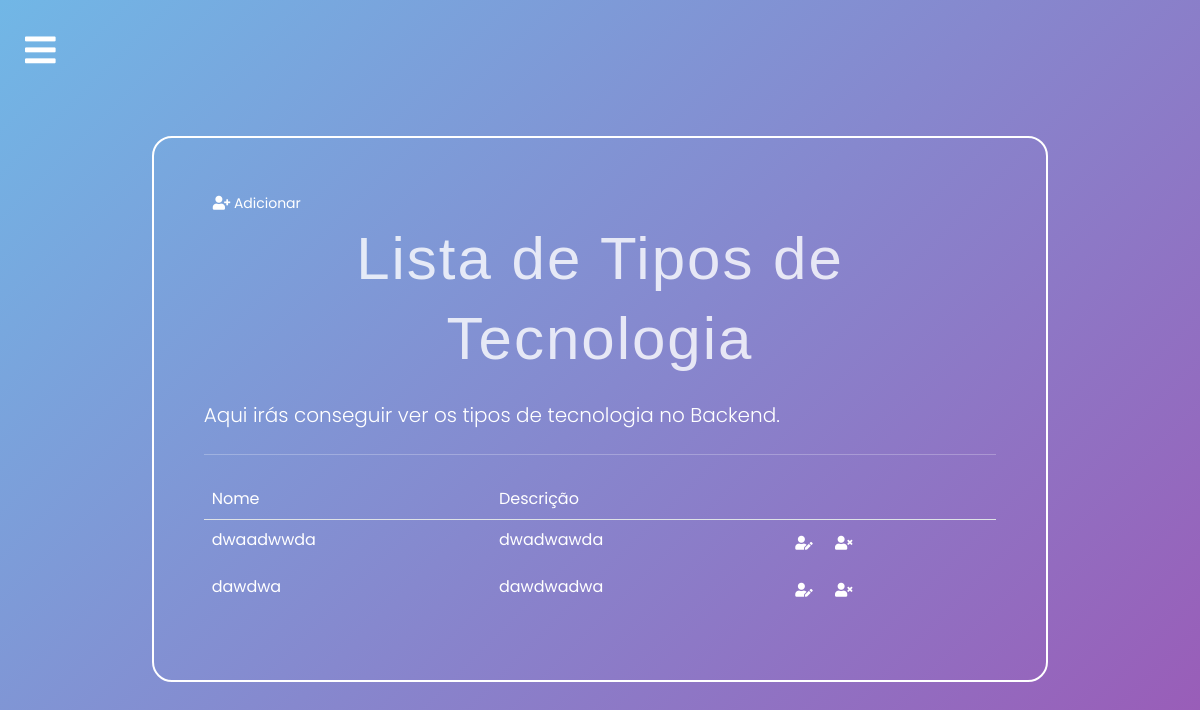
The page /backend/tipo-tecnologias/list/ (signed in) on the database as committed earlier.
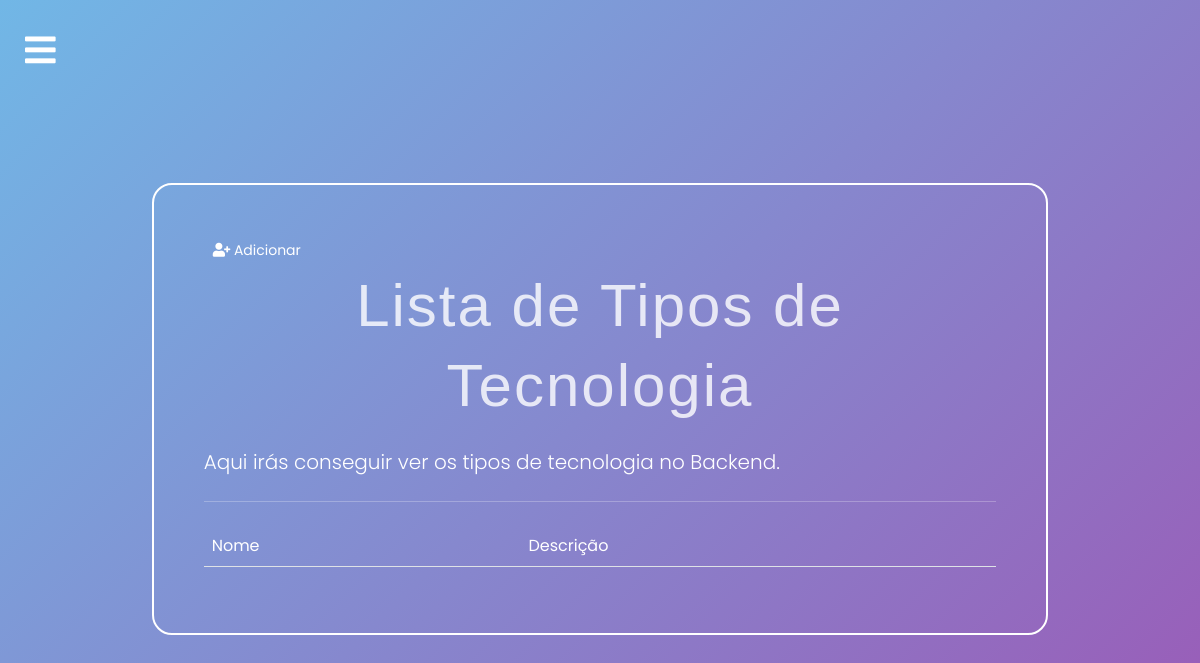
The same page on the database as committed later.
### portofolio/models.py (models this page shows, shortened)
class TipoTecnologia(models.Model):
    nome = models.CharField(max_length=255)
    descricao = models.TextField()

### portofolio/views.py (the view)
# urls.py: path('backend/tipo-tecnologias/list/', views.tipo_tecnologias_list, name='tipo_tecnologias_list'), # get req. to retrieve and display all records
@login_required
def tipo_tecnologias_list(request):
        context = {'tipo_tecnologias_list': TipoTecnologia.objects.all()}
        return render(request, 'portofolio/tipos/tipo_tecnologias/tipo_tecnologia_list.html', context)

### portofolio/templates/portofolio/tipos/tipo_tecnologias/tipo_tecnologia_list.html (shortened to what this page needs)
{%extends 'portofolio/base.html' %}
{%load crispy_forms_tags%}
{%block content%}
<div class="container">
    <div class="col-md-10 offset-md-1 mt-5">
        <div class="limiter-form jumbotron">
            <a href="{%url 'portofolio:tipo_tecnologias_insert'%}" class="btn btn-primary btn-sm">
                <i class="fas fa-user-plus"></i>
                Adicionar
            </a>
            <h1 class="display-4">Lista de Tipos de Tecnologia</h1>
            <p class="lead">Aqui irás conseguir ver os tipos de tecnologia no Backend.</p>
            <hr class="my-4">
            <table class="table table-borderless">
                <thead class="border-bottom font-weight-bold">
                    <tr>
                        <td>Nome</td>
                        <td>Descrição</td>
                    </tr>
                    <tbody>
                        {%for tipos in tipo_tecnologias_list%}
                        <tr>
                            <td>{{tipos.nome}}</td>
                            <td>{{tipos.descricao}}</td>
                            <td>
                                <a href="{%url 'portofolio:tipo_tecnologia_update' tipos.id%}" class="btn btn-warning btn-sm">
                                    <i class="fas fa-user-edit"></i>
                                </a>
                                <form action="{%url 'portofolio:tipo_tecnologia_delete' tipos.id%}" method="post" class="d-inline">
                                    <button type="submit" class="btn btn-danger btn-sm">
                                        <i class="fas fa-user-times"></i>
                                    </button>
                                </form>
                            </td>
                        </tr>
                        {% endfor %}
                    </tbody>
                </thead>
            </table>
        </div>
    </div>
</div>
{%endblock%}

Rows that differ between the two databases and show on the page:
removed TipoTecnologia: nome "dwaadwwda", descricao "dwadwawda"
removed TipoTecnologia: nome "dawdwa", descricao "dawdwadwa"
